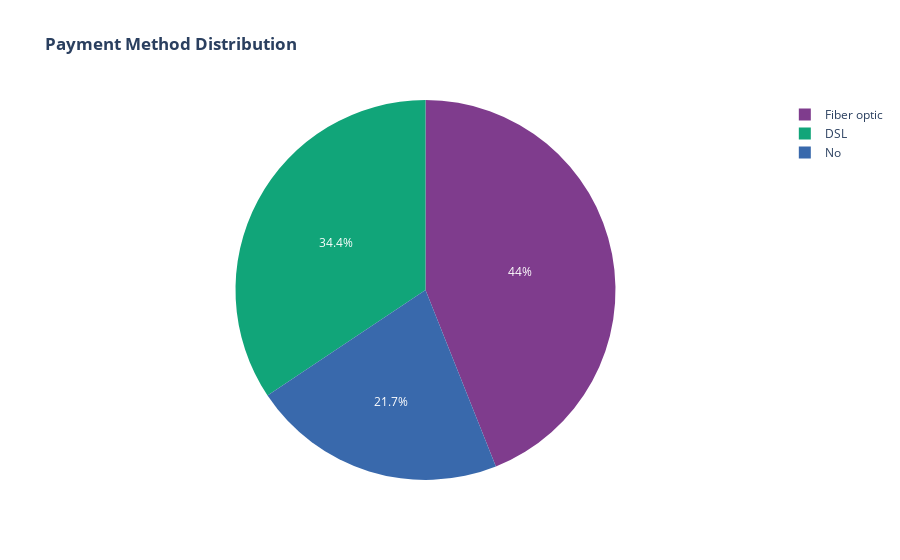

Notebook code cell kept with this figure:
### Code cell
labels = df['Internet Service'].value_counts().index.tolist()
values = df['Internet Service'].value_counts().values.tolist()

# Define a color palette that is more comfortable for the eyes
colors = px.colors.qualitative.Bold

# Create a pie chart with the new color palette
fig = go.Figure(data=[go.Pie(labels=labels, values=values, marker=dict(colors=colors))])

# Update layout with a title
fig.update_layout(title_text="<b>Payment Method Distribution</b>")

# Show the plot
fig.show()

### Figure 1 — Plotly figure (JSON) as saved in the notebook; plotly's stock layout.template omitted (floating-point values rounded to 4 significant figures)
{"data": [{"labels": ["Fiber optic", "DSL", "No"], "marker": {"colors": ["rgb(127, 60, 141)", "rgb(17, 165, 121)", "rgb(57, 105, 172)", "rgb(242, 183, 1)", "rgb(231, 63, 116)", "rgb(128, 186, 90)", "rgb(230, 131, 16)", "rgb(0, 134, 149)", "rgb(207, 28, 144)", "rgb(249, 123, 114)", "rgb(165, 170, 153)"]}, "type": "pie", "values": [3096, 2421, 1526]}], "layout": {"title": {"text": "<b>Payment Method Distribution</b>"}}}
